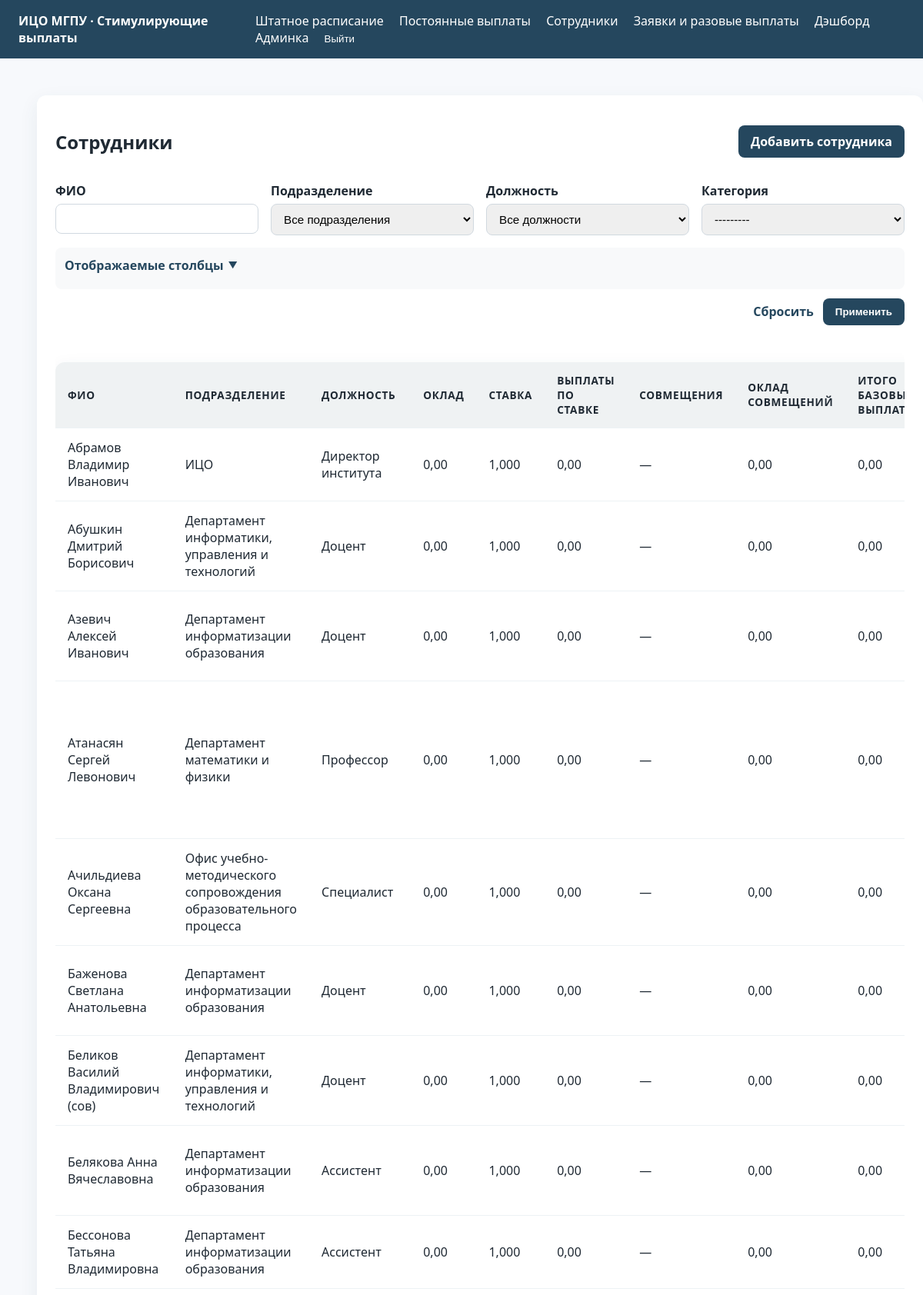
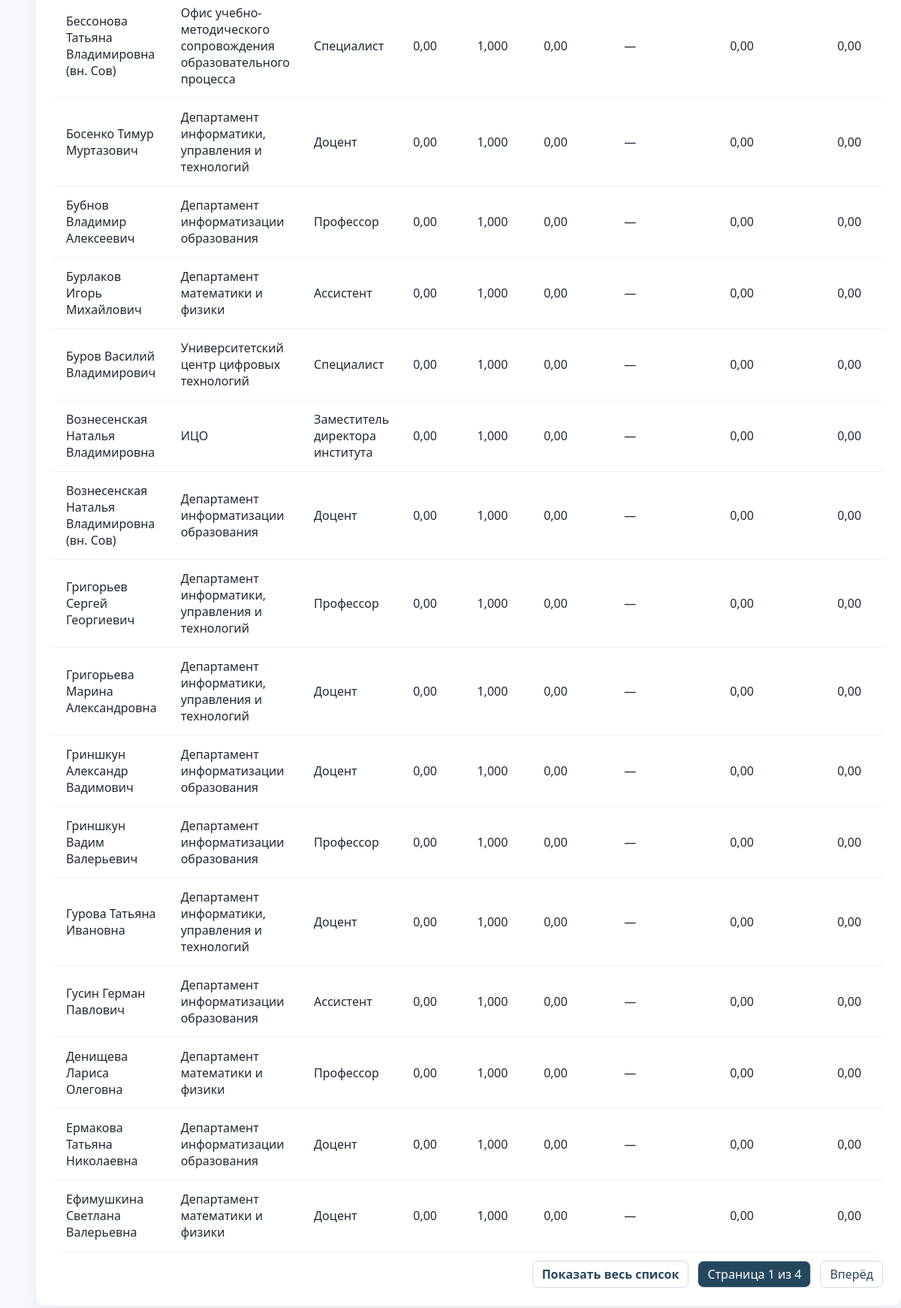
Screenshot of /employees/ (signed in) with the database file from the repository (2 pictures, top to bottom).
### stimuli/models.py (models this page shows, shortened)
class Employee(models.Model):
    class Category(models.TextChoices):
        AUP = 'АУП', _('Административно-управленческий персонал')
        PPS = 'ППС', _('Профессорско-преподавательский состав')
        OTHER = 'Другое', _('Другое')
    full_name = models.CharField('ФИО', max_length=255)
    division = models.ForeignKey('staffing.Division', on_delete=models.PROTECT, related_name='employees', verbose_name='Подразделение')
    position = models.ForeignKey('staffing.Position', on_delete=models.PROTECT, related_name='employees', verbose_name='Должность')
    category = models.CharField('Категория', max_length=32, choices=Category.choices)
    rate = models.DecimalField('Ставка', max_digits=6, decimal_places=3, default=1)
    allowance_amount = models.DecimalField('Надбавка', max_digits=12, decimal_places=2, default=0)
    allowance_reason = models.CharField('Основание надбавки', max_length=255, blank=True)
    allowance_until = models.DateField('Срок надбавки', blank=True, null=True)
    payment = models.DecimalField('Выплата', max_digits=12, decimal_places=2, default=0)
    justification = models.TextField('Обоснование', blank=True)
    created_at = models.DateTimeField('Создано', auto_now_add=True)
    updated_at = models.DateTimeField('Обновлено', auto_now=True)
    class Meta:
        ordering = ['full_name']
        verbose_name = 'Сотрудник'
        verbose_name_plural = 'Сотрудники'
    @property
    def salary_amount(self):
        base = self.position.base_salary if self.position else Decimal('0')
        rate = self.rate or Decimal('0')
        return base * rate
    @property
    def assignments_salary_amount(self):
        total = Decimal('0')
        for assignment in self.assignments.select_related('position').all():
            base = assignment.position.base_salary if assignment.position else Decimal('0')
            rate = assignment.rate or Decimal('0')
            total += base * rate
        return total
    @property
    def total_salary_amount(self):
        return self.salary_amount + self.assignments_salary_amount
    @property
    def allowance_total(self):
        total = self.allowance_amount or Decimal('0')
        for assignment in self.assignments.all():
            total += assignment.allowance_amount or Decimal('0')
        return total
    @property
    def total_payments(self):
        payment = self.payment or Decimal('0')
        return self.total_salary_amount + self.allowance_total + payment

### staffing/models.py (models this page shows)
class Division(models.Model):
    name = models.CharField('Название подразделения', max_length=255, unique=True)
    class Meta:
        ordering = ['name']
        verbose_name = 'Подразделение'
        verbose_name_plural = 'Подразделения'
    def __str__(self) -> str:
        return self.name

class Position(models.Model):
    name = models.CharField('Название должности', max_length=255, unique=True)
    base_salary = models.DecimalField('Оклад', max_digits=12, decimal_places=2, default=Decimal('0'))
    class Meta:
        ordering = ['name']
        verbose_name = 'Должность'
        verbose_name_plural = 'Должности'
    def __str__(self) -> str:
        return self.name

### stimuli/views.py (the view)
# urls.py: path('employees/', views.EmployeeListView.as_view(), name='employee-list'),
class EmployeeListView(LoginRequiredMixin, PermissionRequiredMixin, generic.ListView):
    model = Employee
    template_name = 'stimuli/employee_list.html'
    context_object_name = 'employees'
    paginate_by = 25
    permission_required = 'stimuli.view_employee'
    AVAILABLE_COLUMNS = [
        ('division', 'Подразделение'),
        ('position', 'Должность'),
        ('base_salary', 'Оклад'),
        ('rate', 'Ставка'),
        ('salary', 'Выплаты по ставке'),
        ('assignments', 'Совмещения'),
        ('assignments_salary', 'Оклад совмещений'),
        ('total_salary', 'Итого базовых выплат'),
        ('allowance_amount', 'Надбавка'),
        ('allowance_reason', 'Основание надбавки'),
        ('allowance_until', 'Срок надбавки'),
        ('payment', 'Выплата'),
        ('justification', 'Обоснование'),
        ('total_payments', 'Итого выплат'),
    ]
    DEFAULT_COLUMNS = [
        'division',
        'position',
        'base_salary',
        'rate',
        'salary',
        'assignments',
        'assignments_salary',
        'total_salary',
        'allowance_amount',
        'allowance_reason',
        'allowance_until',
        'payment',
        'justification',
        'total_payments',
    ]
    def get_paginate_by(self, queryset):
        if self.request.GET.get('show') == 'all':
            return None
        return self.paginate_by
    def get_queryset(self):
        qs = Employee.objects.select_related('division', 'position').prefetch_related('requests__requested_by', 'assignments__position')
        self.filterset = EmployeeFilter(self.request.GET or None, queryset=qs)
        return self.filterset.qs
    def get_context_data(self, **kwargs):
        context = super().get_context_data(**kwargs)
        context['filter'] = getattr(
            self,
            'filterset',
            EmployeeFilter(None, queryset=self.model.objects.all())
        )
        selected_columns = self.get_selected_columns()
        user = self.request.user
        show_all = self.request.GET.get('show') == 'all'
        context.update({
            'available_columns': self.AVAILABLE_COLUMNS,
            'selected_columns': selected_columns,
            'show_all': show_all,
            'show_all_url': self._build_query(show='all'),
            'paginate_url': self._build_query(show=None),
        })
        extra_cols = 1 + len(selected_columns)
        if user.has_perm('stimuli.change_employee'):
            extra_cols += 1
        context['table_colspan'] = extra_cols
        return context
    def get_selected_columns(self):
        valid_keys = [key for key, _ in self.AVAILABLE_COLUMNS]
        requested = self.request.GET.getlist('columns')
        if requested:
            selected = [key for key in requested if key in valid_keys]
        else:
            selected = list(self.DEFAULT_COLUMNS)
        if not selected:
            selected = list(self.DEFAULT_COLUMNS)
        return selected
    def _build_query(self, **updates):
        params = self.request.GET.copy()
        for key, value in updates.items():
            if value is None:
                params.pop(key, None)
            else:
                params[key] = value
        encoded = params.urlencode()
        return '?' + encoded if encoded else ''

### stimuli/templates/stimuli/employee_list.html (shortened to what this page needs)
{% extends 'base.html' %}
{% block content %}
<div class="card content-card">
    <div style="display:flex; justify-content:space-between; align-items:center; margin-bottom: 16px;">
        <h2>Сотрудники</h2>
        {% if perms.stimuli.add_employee %}
            <a class="btn btn-primary" href="{% url 'employee-add' %}">Добавить сотрудника</a>
        {% endif %}
    </div>
    <div class="filter-wrapper">
    <form method="get" class="filter-form">
        <div class="form-grid">
            {% for field in filter.form %}
                <div>
                    <label>{{ field.label }}</label>
                    {{ field }}
                </div>
            {% endfor %}
        </div>
        <details class="column-selector" style="margin-top:16px;">
            <summary>Отображаемые столбцы</summary>
        </details>
        <div class="filter-actions">
            <a href="{% url 'employee-list' %}" class="btn btn-text">Сбросить</a>
            <button type="submit" class="btn btn-primary">Применить</button>
        </div>
    </form>
    </div>
    <div class="table-wrapper">
    <table class="table">
        <thead>
            <tr>
                <th>ФИО</th>
                {% for key, label in available_columns %}
                    {% if key in selected_columns %}
                        <th>{{ label }}</th>
                    {% endif %}
                {% endfor %}
            </tr>
        </thead>
        <tbody>
            {% for employee in employees %}
                <tr>
                    <td>{{ employee.full_name }}</td>
                    {% for key, label in available_columns %}
                        {% if key in selected_columns %}
                            <td>
                                {% if key == 'division' %}
                                    {{ employee.division.name|default:'—' }}
                                {% elif key == 'position' %}
                                    {{ employee.position.name|default:'—' }}
                                {% elif key == 'base_salary' %}
                                    {{ employee.position.base_salary|default:0|floatformat:2 }}
                                {% elif key == 'rate' %}
                                    {{ employee.rate|floatformat:3 }}
                                {% elif key == 'salary' %}
                                    {{ employee.salary_amount|floatformat:2 }}
                                {% elif key == 'assignments' %}
                                    {% with assignments=employee.assignments.all %}
                                        {% if assignments %}
                                            <ul class="assignment-list">
                                                {% for item in assignments %}
                                                    <li>
                                                        {{ item.position.name|default:'—' }} — {{ item.rate|floatformat:3 }}
                                                        {% if item.allowance_amount %}
                                                            (надбавка {{ item.allowance_amount|floatformat:2 }}{% if item.allowance_until %}, до {{ item.allowance_until|date:'d.m.Y' }}{% endif %})
                                                        {% endif %}
                                                    </li>
                                                {% endfor %}
                                            </ul>
                                        {% else %}
                                            —
                                        {% endif %}
                                    {% endwith %}
                                {% elif key == 'assignments_salary' %}
                                    {{ employee.assignments_salary_amount|floatformat:2 }}
                                {% elif key == 'total_salary' %}
                                    {{ employee.total_salary_amount|floatformat:2 }}
                                {% elif key == 'allowance_amount' %}
                                    {{ employee.allowance_total|floatformat:2 }}
                                {% elif key == 'allowance_reason' %}
                                    {{ employee.allowance_reason|default:'—' }}
                                {% elif key == 'allowance_until' %}
                                    {{ employee.allowance_until|date:'d.m.Y'|default:'—' }}
                                {% elif key == 'payment' %}
                                    {{ employee.payment|floatformat:2 }}
                                {% elif key == 'justification' %}
                                    {{ employee.justification|default:'—'|linebreaksbr }}
                                {% elif key == 'total_payments' %}
                                    {{ employee.total_payments|floatformat:2 }}
                                {% endif %}
                            </td>
                        {% endif %}
                    {% endfor %}
                </tr>
            {% empty %}
                <tr>
                    <td colspan="{{ table_colspan }}">Нет сотрудников под выбранные фильтры.</td>
                </tr>
            {% endfor %}
        </tbody>
    </table>
    </div>
    <div class="pagination" style="margin-top:12px;">
        {% if show_all %}
            <a href="{{ paginate_url }}" class="btn btn-text">Постранично</a>
        {% else %}
            <a href="{{ show_all_url }}" class="btn btn-text">Показать весь список</a>
        {% endif %}
        {% if is_paginated %}
            <span class="current">Страница {{ page_obj.number }} из {{ page_obj.paginator.num_pages }}</span>
            {% if page_obj.has_next %}
                <a href="?page={{ page_obj.next_page_number }}">Вперёд</a>
            {% endif %}
        {% endif %}
    </div>
</div>
{% endblock %}

### static/css/main.css (style rules this page uses)
:root { --primary: #25475e; --accent: #f0a500; --bg: #f7f9fc; }
body { font-family: 'Segoe UI', -apple-system, BlinkMacSystemFont, 'Roboto', sans-serif; font-size: 16px; color: #1f2933; background-color: var(--bg); margin: 0; }
a { color: var(--primary); text-decoration: none; }
.content-card .filter-wrapper { margin-bottom: 12px; }
.table-wrapper { overflow-x: auto; border-radius: 12px; margin-top: 16px; }
.table { width: 100%; border-collapse: collapse; background-color: #fff; border-radius: 12px; overflow: hidden; box-shadow: 0 8px 24px rgba(37, 71, 94, 0.08); margin-top: 16px; }
.table thead { background-color: rgba(37, 71, 94, 0.07); font-size: 0.85rem; text-transform: uppercase; letter-spacing: 0.05em; }
.table th, .table td { padding: 14px 16px; border-bottom: 1px solid #edf2f5; text-align: left; }
.btn { display: inline-flex; align-items: center; gap: 6px; padding: 10px 16px; border-radius: 8px; border: none; cursor: pointer; font-weight: 600; transition: all 0.2s ease; }
.btn-primary { background-color: var(--primary); color: #fff; }
.btn-text { background: transparent; color: var(--primary); padding: 0; }
.card { background-color: #fff; border-radius: 12px; box-shadow: 0 8px 24px rgba(37, 71, 94, 0.08); padding: 24px; margin-bottom: 24px; }
.content-card { width: 100%; }
.form-grid { display: grid; grid-template-columns: repeat(auto-fit, minmax(240px, 1fr)); gap: 16px; }
.filter-form { margin-bottom: 16px; }
.filter-wrapper { overflow-x: auto; }
.filter-actions { display: flex; justify-content: flex-end; gap: 12px; margin-top: 12px; }
.column-selector { background: rgba(37, 71, 94, 0.03); border-radius: 8px; padding: 12px; }
.column-selector summary { cursor: pointer; font-weight: 600; color: #25475e; margin-bottom: 8px; list-style: none; display: inline-flex; align-items: center; gap: 6px; }
.column-selector summary::after { content: '\25BC'; font-size: 0.75rem; transition: transform 0.2s ease; }
.form-grid label { display: block; font-weight: 600; margin-bottom: 6px; }
.form-grid input, .form-grid select, .form-grid textarea { width: 100%; padding: 10px 12px; border-radius: 8px; border: 1px solid #d1d9e0; font-size: 0.95rem; box-sizing: border-box; }
.pagination { display: flex; justify-content: flex-end; gap: 12px; margin-top: 16px; }
.pagination a, .pagination span { padding: 6px 12px; border-radius: 8px; border: 1px solid #d1d9e0; }
.pagination .current { background-color: var(--primary); color: #fff; }

### rows the page displays
Employee: full_name "Абрамов Владимир Иванович", division.name "ИЦО", position.name "Директор института", position.base_salary "0,00", rate "1,000", salary_amount "0,00", assignments_salary_amount "0,00", total_salary_amount "0,00"
Employee: full_name "Абушкин Дмитрий Борисович", division.name "Департамент информатики, управления и технологий", position.name "Доцент", position.base_salary "0,00", rate "1,000", salary_amount "0,00", assignments_salary_amount "0,00", total_salary_amount "0,00"
Employee: full_name "Азевич Алексей Иванович", division.name "Департамент информатизации образования", position.name "Доцент", position.base_salary "0,00", rate "1,000", salary_amount "0,00", assignments_salary_amount "0,00", total_salary_amount "0,00"
Employee: full_name "Атанасян Сергей Левонович", division.name "Департамент математики и физики", position.name "Профессор", position.base_salary "0,00", rate "1,000", salary_amount "0,00", assignments_salary_amount "0,00", total_salary_amount "0,00"
Employee: full_name "Ачильдиева Оксана Сергеевна", division.name "Офис учебно-методического сопровождения образовательного процесса", position.name "Специалист", position.base_salary "0,00", rate "1,000", salary_amount "0,00", assignments_salary_amount "0,00", total_salary_amount "0,00"
Employee: full_name "Баженова Светлана Анатольевна", division.name "Департамент информатизации образования", position.name "Доцент", position.base_salary "0,00", rate "1,000", salary_amount "0,00", assignments_salary_amount "0,00", total_salary_amount "0,00"
Employee: full_name "Беликов Василий Владимирович (сов)", division.name "Департамент информатики, управления и технологий", position.name "Доцент", position.base_salary "0,00", rate "1,000", salary_amount "0,00", assignments_salary_amount "0,00", total_salary_amount "0,00"
Employee: full_name "Белякова Анна Вячеславовна", division.name "Департамент информатизации образования", position.name "Ассистент", position.base_salary "0,00", rate "1,000", salary_amount "0,00", assignments_salary_amount "0,00", total_salary_amount "0,00"
Employee: full_name "Бессонова Татьяна Владимировна", division.name "Департамент информатизации образования", position.name "Ассистент", position.base_salary "0,00", rate "1,000", salary_amount "0,00", assignments_salary_amount "0,00", total_salary_amount "0,00"
Employee: full_name "Бессонова Татьяна Владимировна (вн. Сов)", division.name "Офис учебно-методического сопровождения образовательного процесса", position.name "Специалист", position.base_salary "0,00", rate "1,000", salary_amount "0,00", assignments_salary_amount "0,00", total_salary_amount "0,00"
Employee: full_name "Босенко Тимур Муртазович", division.name "Департамент информатики, управления и технологий", position.name "Доцент", position.base_salary "0,00", rate "1,000", salary_amount "0,00", assignments_salary_amount "0,00", total_salary_amount "0,00"
Employee: full_name "Бубнов Владимир Алексеевич", division.name "Департамент информатизации образования", position.name "Профессор", position.base_salary "0,00", rate "1,000", salary_amount "0,00", assignments_salary_amount "0,00", total_salary_amount "0,00"
Employee: full_name "Бурлаков Игорь Михайлович", division.name "Департамент математики и физики", position.name "Ассистент", position.base_salary "0,00", rate "1,000", salary_amount "0,00", assignments_salary_amount "0,00", total_salary_amount "0,00"
Employee: full_name "Буров Василий Владимирович", division.name "Университетский центр цифровых технологий", position.name "Специалист", position.base_salary "0,00", rate "1,000", salary_amount "0,00", assignments_salary_amount "0,00", total_salary_amount "0,00"
Employee: full_name "Вознесенская Наталья Владимировна", division.name "ИЦО", position.name "Заместитель директора института", position.base_salary "0,00", rate "1,000", salary_amount "0,00", assignments_salary_amount "0,00", total_salary_amount "0,00"
Employee: full_name "Вознесенская Наталья Владимировна (вн. Сов)", division.name "Департамент информатизации образования", position.name "Доцент", position.base_salary "0,00", rate "1,000", salary_amount "0,00", assignments_salary_amount "0,00", total_salary_amount "0,00"
Employee: full_name "Григорьев Сергей Георгиевич", division.name "Департамент информатики, управления и технологий", position.name "Профессор", position.base_salary "0,00", rate "1,000", salary_amount "0,00", assignments_salary_amount "0,00", total_salary_amount "0,00"
Employee: full_name "Григорьева Марина Александровна", division.name "Департамент информатики, управления и технологий", position.name "Доцент", position.base_salary "0,00", rate "1,000", salary_amount "0,00", assignments_salary_amount "0,00", total_salary_amount "0,00"
Employee: full_name "Гриншкун Александр Вадимович", division.name "Департамент информатизации образования", position.name "Доцент", position.base_salary "0,00", rate "1,000", salary_amount "0,00", assignments_salary_amount "0,00", total_salary_amount "0,00"
Employee: full_name "Гриншкун Вадим Валерьевич", division.name "Департамент информатизации образования", position.name "Профессор", position.base_salary "0,00", rate "1,000", salary_amount "0,00", assignments_salary_amount "0,00", total_salary_amount "0,00"
Employee: full_name "Гурова Татьяна Ивановна", division.name "Департамент информатики, управления и технологий", position.name "Доцент", position.base_salary "0,00", rate "1,000", salary_amount "0,00", assignments_salary_amount "0,00", total_salary_amount "0,00"
Employee: full_name "Гусин Герман Павлович", division.name "Департамент информатизации образования", position.name "Ассистент", position.base_salary "0,00", rate "1,000", salary_amount "0,00", assignments_salary_amount "0,00", total_salary_amount "0,00"
Employee: full_name "Денищева Лариса Олеговна", division.name "Департамент математики и физики", position.name "Профессор", position.base_salary "0,00", rate "1,000", salary_amount "0,00", assignments_salary_amount "0,00", total_salary_amount "0,00"
Employee: full_name "Ермакова Татьяна Николаевна", division.name "Департамент информатизации образования", position.name "Доцент", position.base_salary "0,00", rate "1,000", salary_amount "0,00", assignments_salary_amount "0,00", total_salary_amount "0,00"
Employee: full_name "Ефимушкина Светлана Валерьевна", division.name "Департамент математики и физики", position.name "Доцент", position.base_salary "0,00", rate "1,000", salary_amount "0,00", assignments_salary_amount "0,00", total_salary_amount "0,00"

### other values shown
{{ field.label }} "ФИО" "Подразделение" "Должность" "Категория"
{{ label }} "ПОДРАЗДЕЛЕНИЕ" "ДОЛЖНОСТЬ" "ОКЛАД" "СТАВКА" "ВЫПЛАТЫ ПО СТАВКЕ" "СОВМЕЩЕНИЯ" "ОКЛАД СОВМЕЩЕНИЙ"
{{ page_obj.number }} "1"
{{ page_obj.paginator.num_pages }} "4"
